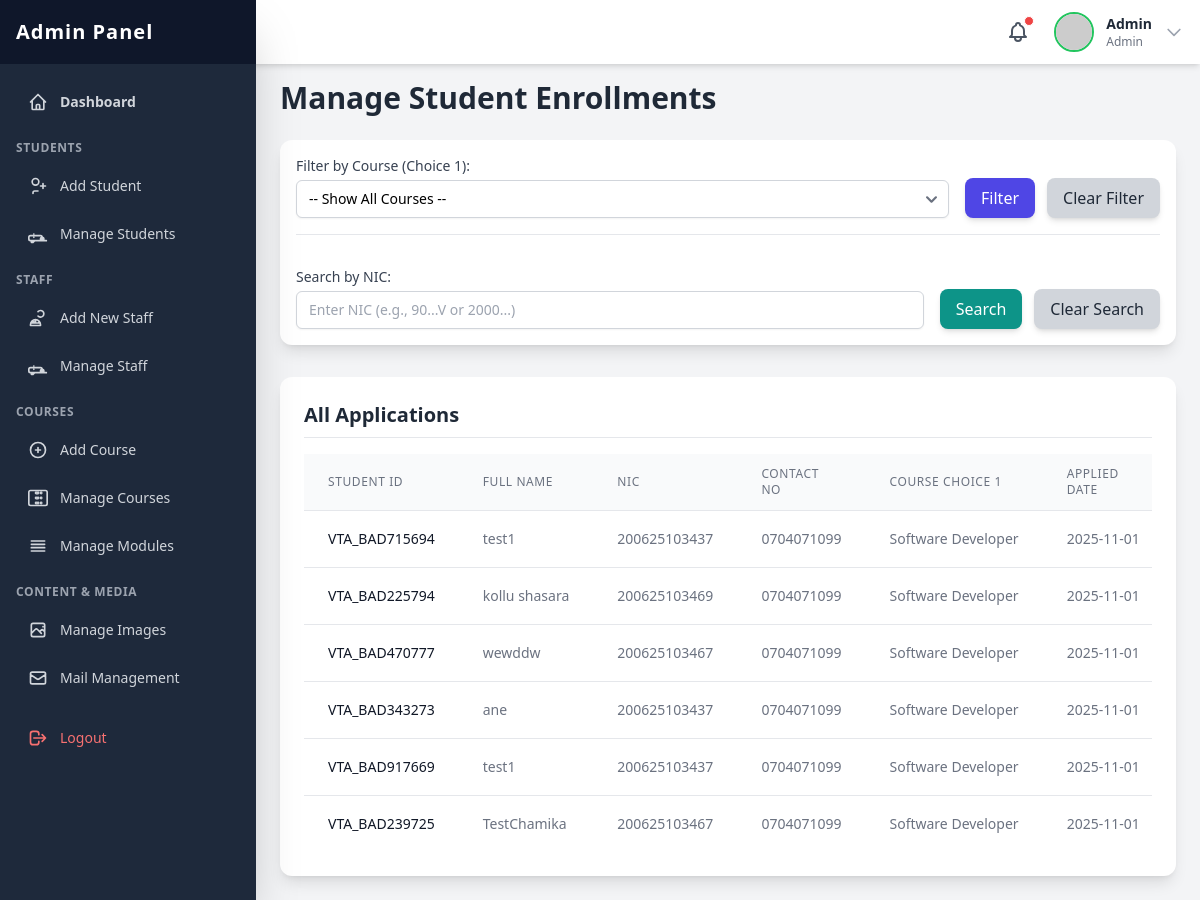
Page /admin/pages/manage_students.php (signed in) on the committed database.
### tables this page shows
CREATE TABLE `student_enrollments` (
  `id` int(10) UNSIGNED NOT NULL,
  `Student_id` varchar(50) NOT NULL,
  `full_name` varchar(255) NOT NULL,
  `nic` varchar(12) NOT NULL,
  `address` text NOT NULL,
  `dob` date NOT NULL,
  `contact_no` varchar(15) NOT NULL,
  `whatsapp_no` varchar(15) DEFAULT NULL,
  `ol_pass_status` enum('Yes','No') NOT NULL,
  `ol_english_grade` varchar(5) DEFAULT NULL,
  `ol_maths_grade` varchar(5) DEFAULT NULL,
  `ol_science_grade` varchar(5) DEFAULT NULL,
  `al_category` enum('science','commerce','arts','tech','other') NOT NULL,
  `course_option_one` varchar(100) NOT NULL,
  `course_option_two` varchar(100) DEFAULT NULL,
  `application_date` timestamp NOT NULL DEFAULT current_timestamp(),
  `is_processed` tinyint(1) DEFAULT 0
);

### admin/pages/manage_students.php (the view, shortened to what this page needs)
<?php
include_once('../include/header.php');
include_once('../../include/connection.php');
$filter_course = '';
$search_nic = '';
$base_query = "SELECT * FROM student_enrollments";
$base_query .= " ORDER BY application_date DESC";
$stmt = $con->prepare($base_query);
if ($stmt) {
    $stmt->execute();
    $result = $stmt->get_result();
} else {
     echo '<div class="bg-red-100 border-l-4 border-red-500 text-red-700 p-4 rounded-lg mb-6" role="alert">';
     echo '<p class="font-bold">Error!</p>';
     echo '<p>Failed to prepare database query: ' . $con->error . '</p>';
     echo '</div>';
     $result = false;
}
?>
<h2 class="text-3xl font-bold text-gray-800 mb-6">Manage Student Enrollments</h2>
<div class="bg-white p-4 rounded-xl shadow-lg my-6 space-y-4">
    <form action="manage_students.php" method="GET" class="flex flex-col sm:flex-row sm:items-end sm:gap-4 border-b pb-4">
        <div class="flex-grow">
            <label for="filter_course" class="block text-sm font-medium text-gray-700">Filter by Course (Choice 1):</label>
            <select id="filter_course" name="filter_course" class="mt-1 block w-full pl-3 pr-10 py-2 text-base border-gray-300 focus:outline-none focus:ring-indigo-500 focus:border-indigo-500 sm:text-sm rounded-md shadow-sm">
                <option value="">-- Show All Courses --</option>
            </select>
        </div>
        <div class="flex gap-3 mt-4 sm:mt-0">
            <button type="submit" class="w-full sm:w-auto px-4 py-2 bg-indigo-600 text-white rounded-lg hover:bg-indigo-700 shadow-md">Filter</button>
            <a href="manage_students.php?search_nic=<?php echo htmlspecialchars($search_nic);  ?>" class="w-full sm:w-auto text-center px-4 py-2 bg-gray-300 text-gray-800 rounded-lg hover:bg-gray-400 shadow-md">Clear Filter</a>
        </div>
    </form>
    <form action="manage_students.php" method="GET" class="flex flex-col sm:flex-row sm:items-end sm:gap-4 pt-4">
        <div class="flex-grow">
            <label for="search_nic" class="block text-sm font-medium text-gray-700">Search by NIC:</label> <input type="text" id="search_nic" name="search_nic" value="<?php echo htmlspecialchars($search_nic); ?>" placeholder="Enter NIC (e.g., 90...V or 2000...)" class="mt-1 block w-full px-3 py-2 border border-gray-300 rounded-md shadow-sm focus:outline-none focus:ring-indigo-500 focus:border-indigo-500 sm:text-sm">
        </div>
        <div class="flex gap-3 mt-4 sm:mt-0">
            <button type="submit" class="w-full sm:w-auto px-4 py-2 bg-teal-600 text-white rounded-lg hover:bg-teal-700 shadow-md">Search</button>
            <a href="manage_students.php?filter_course=<?php echo htmlspecialchars($filter_course);  ?>" class="w-full sm:w-auto text-center px-4 py-2 bg-gray-300 text-gray-800 rounded-lg hover:bg-gray-400 shadow-md">Clear Search</a>
        </div>
    </form>
</div>
<div class="bg-white p-6 rounded-xl shadow-lg mt-8">
    <h3 class="text-xl font-semibold text-gray-800 mb-4 border-b pb-2">
        <?php
            $status_parts = [];
            if (!empty($status_parts)) {
                 echo 'Showing Applications (' . implode(', ', $status_parts) . ')';
            } else {
                echo 'All Applications';
            }
        ?>
    </h3>
    <div class="overflow-x-auto">
        <table class="min-w-full divide-y divide-gray-200">
            <thead class="bg-gray-50">
                <tr>
                    <th scope="col" class="px-6 py-3 text-left text-xs font-medium text-gray-500 uppercase tracking-wider">Student ID</th>
                    <th scope="col" class="px-6 py-3 text-left text-xs font-medium text-gray-500 uppercase tracking-wider">Full Name</th>
                    <th scope="col" class="px-6 py-3 text-left text-xs font-medium text-gray-500 uppercase tracking-wider">NIC</th>
                    <th scope="col" class="px-6 py-3 text-left text-xs font-medium text-gray-500 uppercase tracking-wider">Contact No</th>
                    <th scope="col" class="px-6 py-3 text-left text-xs font-medium text-gray-500 uppercase tracking-wider">Course Choice 1</th>
                    <th scope="col" class="px-6 py-3 text-left text-xs font-medium text-gray-500 uppercase tracking-wider">Applied Date</th>
                </tr>
            </thead>
            <tbody class="bg-white divide-y divide-gray-200">
                <?php
                if ($result && $result->num_rows > 0) {
                    while ($student = $result->fetch_assoc()) {
                ?>
                <tr>
                    <td class="px-6 py-4 whitespace-nowrap text-sm font-medium text-gray-900"><?php echo htmlspecialchars($student['Student_id']); ?></td>
                    <td class="px-6 py-4 whitespace-nowrap text-sm text-gray-500"><?php echo htmlspecialchars($student['full_name']); ?></td>
                    <td class="px-6 py-4 whitespace-nowrap text-sm text-gray-500"><?php echo htmlspecialchars($student['nic']); ?></td>
                    <td class="px-6 py-4 whitespace-nowrap text-sm text-gray-500"><?php echo htmlspecialchars($student['contact_no']); ?></td>
                    <td class="px-6 py-4 whitespace-nowrap text-sm text-gray-500"><?php echo htmlspecialchars($student['course_option_one']); ?></td>
                    <td class="px-6 py-4 whitespace-nowrap text-sm text-gray-500"><?php echo date('Y-m-d', strtotime($student['application_date'])); ?></td>
                </tr>
                <?php
                    }
                } else {
                    $no_results_message = "No student applications found.";
                    if ($filter_course || $search_nic) {
                         $no_results_message = "No student applications found matching the current criteria.";
                    }
                    echo '<tr><td colspan="8" class="px-6 py-12 text-center text-gray-500">' . $no_results_message . '</td></tr>';
                }
                ?>
            </tbody>
        </table>
    </div>
</div>
<?php include_once('../include/footer.php'); ?>

### admin/include/header.php (shortened to what this page needs)
<?php
$admin_username = isset($_SESSION['admin_username']) ? $_SESSION['admin_username'] : null;
$admin_display_name = 'User';
$admin_display_type = 'Guest';
if ($admin_username) {
    include_once __DIR__ . '/../../include/connection.php';
    if (isset($con)) {
        $query_admin = "SELECT username, type FROM admin WHERE username = ?";
        $stmt_admin = $con->prepare($query_admin);
        if ($stmt_admin) {
            $stmt_admin->bind_param("s", $admin_username);
            $stmt_admin->execute();
            $result_admin = $stmt_admin->get_result();
            if ($result_admin->num_rows == 1) {
                $admin_data = $result_admin->fetch_assoc();
                $admin_display_name = htmlspecialchars($admin_data['username']);
                $admin_display_type = htmlspecialchars(ucfirst($admin_data['type']));
            }
        } else {
             error_log("Admin header: Failed to prepare admin query: " . $con->error);
        }
    } else {
        error_log("Admin header: Database connection not established in connection.php.");
    }
}
?>
<!DOCTYPE html>
<html lang="en">
<head>
    <script src="https://cdn.tailwindcss.com"></script>
    <link href="https://cdnjs.cloudflare.com/ajax/libs/flowbite/2.2.1/flowbite.min.css" rel="stylesheet" />
    <link rel="stylesheet" href="../css/webkit.css">
</head>
<body class="bg-gray-100 min-h-screen">
    <header class="fixed top-0 left-0 right-0 h-16 bg-white shadow-md z-30 flex items-center justify-between px-4 transition-all duration-300" id="page-header">
        <div class="flex items-center space-x-4 relative"> <button class="relative p-2 text-gray-600 hover:text-green-600 transition duration-150 rounded-full hover:bg-gray-100">
                <span class="absolute top-1 right-1 w-2.5 h-2.5 bg-red-500 rounded-full border border-white"></span>
            </button>
            <button id="avatarButton" type="button" data-dropdown-toggle="userDropdown" data-dropdown-placement="bottom-start" class="flex items-center space-x-3 cursor-pointer group">
                <img class="h-10 w-10 rounded-full object-cover border-2 border-green-500" src="https://placehold.co/100x100/10b981/ffffff?text=<?php echo strtoupper(substr($admin_display_name, 0, 1)); ?>" alt="Admin Profile">
                <div class="hidden sm:block text-sm text-left"> <p class="font-semibold text-gray-800"><?php echo $admin_display_name; ?></p>
                    <p class="text-xs text-gray-500"><?php echo $admin_display_type; ?></p>
                </div>
                <svg class="w-5 h-5 text-gray-400 group-hover:text-gray-600 transition duration-150" fill="none" stroke="currentColor" viewBox="0 0 24 24" xmlns="http://www.w3.org/2000/svg"><path stroke-linecap="round" stroke-linejoin="round" stroke-width="2" d="M19 9l-7 7-7-7"></path></svg> </button>
            </div>
    </header>
    <div id="sidebar-wrapper">
        <nav class="fixed top-0 bottom-0 left-0 w-64 bg-slate-800 text-white z-40 transform -translate-x-full lg:translate-x-0 transition-transform duration-300 ease-in-out shadow-2xl" id="page-sidebar">
            <div class="h-16 bg-slate-900 flex items-center justify-between px-4">
                <h1 class="text-xl font-extrabold text-white tracking-wider">Admin Panel</h1>
            </div>
            <div class="px-4 space-y-2 h-full overflow-y-auto pt-4 pb-16">
                 <div class="space-y-1">
                    <a href="Dashboard.php" class="flex items-center p-3 text-sm font-semibold rounded-lg text-gray-300 hover:bg-slate-700 hover:text-white transition duration-150">
                        Dashboard
                    </a>
                    <p class="text-xs font-semibold text-gray-400 pt-3 pb-1 uppercase tracking-wider">Students</p>
                    <a href="student_register.php" class="flex items-center p-3 text-sm font-medium rounded-lg text-gray-300 hover:bg-slate-700 hover:text-white transition duration-150">
                        <svg class="w-5 h-5 mr-3" fill="none" stroke="currentColor" viewBox="0 0 24 24" xmlns="http://www.w3.org/2000/svg"><path stroke-linecap="round" stroke-linejoin="round" stroke-width="2" d="M18 9v3m0 0v3m0-3h3m-3 0h-3m-2-5a4 4 0 11-8 0 4 4 0 018 0zM12 18H8a2 2 0 00-2 2v1"></path></svg>
                        Add Student
                    </a>
                    <a href="manage_students.php" class="flex items-center p-3 text-sm font-medium rounded-lg text-gray-300 hover:bg-slate-700 hover:text-white transition duration-150">
                        Manage Students
                    </a>
                    <p class="text-xs font-semibold text-gray-400 pt-3 pb-1 uppercase tracking-wider">Staff</p>
                    <a href="staff_register.php"  class="flex items-center p-3 text-sm font-medium rounded-lg text-gray-300 hover:bg-slate-700 hover:text-white transition duration-150">
                        <svg class="w-5 h-5 mr-3" fill="none" stroke="currentColor" viewBox="0 0 24 24" xmlns="http://www.w3.org/2000/svg"><path stroke-linecap="round" stroke-linejoin="round" stroke-width="2" d="M12 4.354a4 4 0 110 5.292M15 21H3v-1a6 6 0 0112 0v1zm-6-4a6 6 0 00-4 0v1h8v-1m-4 0v-2"></path></svg>
                        Add New Staff
                    </a>
                    <a href="manage_staff.php" class="flex items-center p-3 text-sm font-medium rounded-lg text-gray-300 hover:bg-slate-700 hover:text-white transition duration-150">
                         Manage Staff
                    </a>
                    <p class="text-xs font-semibold text-gray-400 pt-3 pb-1 uppercase tracking-wider">Courses</p>
                    <a href="add_course.php" class="flex items-center p-3 text-sm font-medium rounded-lg text-gray-300 hover:bg-slate-700 hover:text-white transition duration-150">
                        <svg class="w-5 h-5 mr-3" fill="none" stroke="currentColor" viewBox="0 0 24 24" xmlns="http://www.w3.org/2000/svg"><path stroke-linecap="round" stroke-linejoin="round" stroke-width="2" d="M12 9v3m0 0v3m0-3h3m-3 0H9m12 0a9 9 0 11-18 0 9 9 0 0118 0z"></path></svg>
                        Add Course
                    </a>
                    <a href="manage_course.php" class="flex items-center p-3 text-sm font-medium rounded-lg text-gray-300 hover:bg-slate-700 hover:text-white transition duration-150">
                        Manage Courses
                    </a>
                     <a href="manage_modules.php" class="flex items-center p-3 text-sm font-medium rounded-lg text-gray-300 hover:bg-slate-700 hover:text-white transition duration-150">
                        <svg class="w-5 h-5 mr-3" fill="none" stroke="currentColor" viewBox="0 0 24 24" xmlns="http://www.w3.org/2000/svg"><path stroke-linecap="round" stroke-linejoin="round" stroke-width="2" d="M4 6h16M4 10h16M4 14h16M4 18h16"></path></svg>
                        Manage Modules
                    </a>
                    <p class="text-xs font-semibold text-gray-400 pt-3 pb-1 uppercase tracking-wider">Content & Media</p>
                    <a href="manage images.php" class="flex items-center p-3 text-sm font-medium rounded-lg text-gray-300 hover:bg-slate-700 hover:text-white transition duration-150">
                        Manage Images
                    </a>
                    <a href="mail_management.php" class="flex items-center p-3 text-sm font-medium rounded-lg text-gray-300 hover:bg-slate-700 hover:text-white transition duration-150">
                        <svg class="w-5 h-5 mr-3" fill="none" stroke="currentColor" viewBox="0 0 24 24" xmlns="http://www.w3.org/2000/svg"><path stroke-linecap="round" stroke-linejoin="round" stroke-width="2" d="M3 8l7.89 5.26a2 2 0 002.22 0L21 8M5 19h14a2 2 0 002-2V7a2 2 0 00-2-2H5a2 2 0 00-2 2v10a2 2 0 002 2z"></path></svg>
                        Mail Management
                    </a>
                    <a href="../lib/logout.php" class="flex items-center p-3 text-sm font-medium rounded-lg text-red-400 hover:bg-slate-700 hover:text-red-300 transition duration-150 mt-8 !pt-6">
                        <svg class="w-5 h-5 mr-3" fill="none" stroke="currentColor" viewBox="0 0 24 24" xmlns="http://www.w3.org/2000/svg"><path stroke-linecap="round" stroke-linejoin="round" stroke-width="2" d="M17 16l4-4m0 0l-4-4m4 4H7m6 4v1a3 3 0 01-3 3H6a3 3 0 01-3-3V7a3 3 0 013-3h4a3 3 0 013 3v1"></path></svg>
                        Logout
                    </a>
                </div>
            </div>
        </nav>
    </div>
    <main class="pt-20 p-6 lg:ml-64 transition-all duration-300" id="main-content">

### admin/css/webkit.css (style rules this page uses)
html { font-family: 'Inter', sans-serif; }

### rows in the picture
student_enrollments: Student "VTA_BAD715694", full_name "test1", nic "200625103437", contact_no "0704071099", course_option_one "Software Developer", application_date "2025-11-01"
student_enrollments: Student "VTA_BAD225794", full_name "kollu shasara", nic "200625103469", contact_no "0704071099", course_option_one "Software Developer", application_date "2025-11-01"
student_enrollments: Student "VTA_BAD470777", full_name "wewddw", nic "200625103467", contact_no "0704071099", course_option_one "Software Developer", application_date "2025-11-01"
student_enrollments: Student "VTA_BAD343273", full_name "ane", nic "200625103437", contact_no "0704071099", course_option_one "Software Developer", application_date "2025-11-01"
student_enrollments: Student "VTA_BAD917669", full_name "test1", nic "200625103437", contact_no "0704071099", course_option_one "Software Developer", application_date "2025-11-01"
student_enrollments: Student "VTA_BAD239725", full_name "TestChamika", nic "200625103467", contact_no "0704071099", course_option_one "Software Developer", application_date "2025-11-01"

### other values in the picture
$admin_display_name "Admin"
$admin_display_type "Admin"
